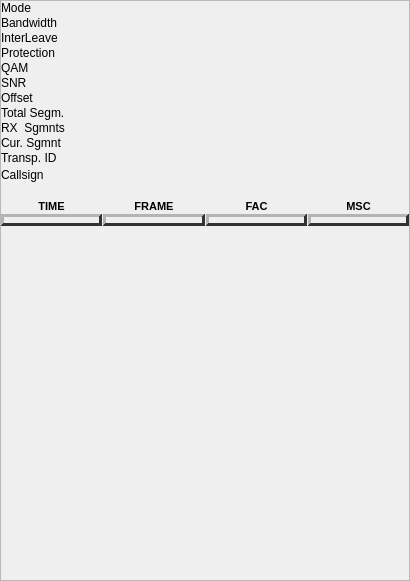
<?xml version="1.0" encoding="UTF-8"?>
<ui version="4.0">
 <class>drmStatusFrame</class>
 <widget class="QFrame" name="drmStatusFrame">
  <property name="geometry">
   <rect>
    <x>0</x>
    <y>0</y>
    <width>410</width>
    <height>581</height>
   </rect>
  </property>
  <property name="windowTitle">
   <string>Frame</string>
  </property>
  <property name="frameShape">
   <enum>QFrame::StyledPanel</enum>
  </property>
  <property name="frameShadow">
   <enum>QFrame::Raised</enum>
  </property>
  <layout class="QVBoxLayout" name="verticalLayout">
   <property name="spacing">
    <number>1</number>
   </property>
   <property name="leftMargin">
    <number>0</number>
   </property>
   <property name="topMargin">
    <number>0</number>
   </property>
   <property name="rightMargin">
    <number>0</number>
   </property>
   <property name="bottomMargin">
    <number>0</number>
   </property>
   <item>
    <layout class="QGridLayout" name="gridLayout">
     <property name="spacing">
      <number>1</number>
     </property>
     <item row="1" column="0">
      <widget class="QLabel" name="bandwidthLabel">
       <property name="text">
        <string>Bandwidth</string>
       </property>
      </widget>
     </item>
     <item row="3" column="0">
      <widget class="QLabel" name="protectionLabel">
       <property name="text">
        <string>Protection</string>
       </property>
      </widget>
     </item>
     <item row="2" column="0">
      <widget class="QLabel" name="interleaveLabel">
       <property name="text">
        <string>InterLeave</string>
       </property>
      </widget>
     </item>
     <item row="4" column="0">
      <widget class="QLabel" name="qamLabel">
       <property name="text">
        <string>QAM</string>
       </property>
      </widget>
     </item>
     <item row="8" column="1">
      <widget class="QLabel" name="rxSegmentsEdit">
       <property name="minimumSize">
        <size>
         <width>40</width>
         <height>0</height>
        </size>
       </property>
       <property name="text">
        <string/>
       </property>
      </widget>
     </item>
     <item row="8" column="0">
      <widget class="QLabel" name="rxSegmentsLabel">
       <property name="text">
        <string>RX  Sgmnts</string>
       </property>
      </widget>
     </item>
     <item row="1" column="1">
      <widget class="QLabel" name="bandwidthEdit">
       <property name="minimumSize">
        <size>
         <width>40</width>
         <height>0</height>
        </size>
       </property>
       <property name="text">
        <string/>
       </property>
      </widget>
     </item>
     <item row="6" column="0">
      <widget class="QLabel" name="offsetLabel">
       <property name="text">
        <string>Offset</string>
       </property>
      </widget>
     </item>
     <item row="0" column="0">
      <widget class="QLabel" name="modeLabel">
       <property name="text">
        <string>Mode</string>
       </property>
      </widget>
     </item>
     <item row="0" column="1">
      <widget class="QLabel" name="modeEdit">
       <property name="minimumSize">
        <size>
         <width>40</width>
         <height>0</height>
        </size>
       </property>
       <property name="text">
        <string/>
       </property>
      </widget>
     </item>
     <item row="5" column="1">
      <widget class="QLabel" name="snrEdit">
       <property name="minimumSize">
        <size>
         <width>40</width>
         <height>0</height>
        </size>
       </property>
       <property name="text">
        <string/>
       </property>
      </widget>
     </item>
     <item row="4" column="1">
      <widget class="QLabel" name="qamEdit">
       <property name="minimumSize">
        <size>
         <width>40</width>
         <height>0</height>
        </size>
       </property>
       <property name="text">
        <string/>
       </property>
      </widget>
     </item>
     <item row="5" column="0">
      <widget class="QLabel" name="snrLabel">
       <property name="text">
        <string>SNR</string>
       </property>
      </widget>
     </item>
     <item row="3" column="1">
      <widget class="QLabel" name="protectionEdit">
       <property name="minimumSize">
        <size>
         <width>40</width>
         <height>0</height>
        </size>
       </property>
       <property name="text">
        <string/>
       </property>
      </widget>
     </item>
     <item row="7" column="0">
      <widget class="QLabel" name="totalSegmentsLabel">
       <property name="text">
        <string>Total Segm.</string>
       </property>
      </widget>
     </item>
     <item row="2" column="1">
      <widget class="QLabel" name="interleaveEdit">
       <property name="minimumSize">
        <size>
         <width>40</width>
         <height>0</height>
        </size>
       </property>
       <property name="text">
        <string/>
       </property>
      </widget>
     </item>
     <item row="7" column="1">
      <widget class="QLabel" name="totalSegmentsEdit">
       <property name="minimumSize">
        <size>
         <width>40</width>
         <height>0</height>
        </size>
       </property>
       <property name="text">
        <string/>
       </property>
      </widget>
     </item>
     <item row="6" column="1">
      <widget class="QLabel" name="offsetEdit">
       <property name="minimumSize">
        <size>
         <width>40</width>
         <height>0</height>
        </size>
       </property>
       <property name="text">
        <string/>
       </property>
      </widget>
     </item>
     <item row="9" column="0">
      <widget class="QLabel" name="curSegmentLabel">
       <property name="text">
        <string>Cur. Sgmnt</string>
       </property>
      </widget>
     </item>
     <item row="9" column="1">
      <widget class="QLabel" name="currentSegmentEdit">
       <property name="minimumSize">
        <size>
         <width>40</width>
         <height>0</height>
        </size>
       </property>
       <property name="text">
        <string/>
       </property>
      </widget>
     </item>
     <item row="10" column="1">
      <widget class="QLabel" name="transportIDEdit">
       <property name="minimumSize">
        <size>
         <width>40</width>
         <height>0</height>
        </size>
       </property>
       <property name="text">
        <string/>
       </property>
      </widget>
     </item>
     <item row="10" column="0">
      <widget class="QLabel" name="transportIDLabel">
       <property name="text">
        <string>Transp. ID</string>
       </property>
      </widget>
     </item>
     <item row="11" column="0">
      <widget class="QLabel" name="callsignLabel">
       <property name="text">
        <string>Callsign</string>
       </property>
      </widget>
     </item>
     <item row="11" column="1">
      <widget class="QLabel" name="callEdit">
       <property name="font">
        <font>
         <pointsize>12</pointsize>
         <weight>75</weight>
         <bold>true</bold>
        </font>
       </property>
       <property name="text">
        <string/>
       </property>
       <property name="alignment">
        <set>Qt::AlignCenter</set>
       </property>
      </widget>
     </item>
    </layout>
   </item>
   <item>
    <widget class="drmSegmentsView" name="blocksReceivedLabel">
     <property name="autoFillBackground">
      <bool>false</bool>
     </property>
     <property name="text">
      <string/>
     </property>
    </widget>
   </item>
   <item>
    <layout class="QHBoxLayout" name="horizontalLayout_2">
     <property name="spacing">
      <number>2</number>
     </property>
     <item>
      <layout class="QGridLayout" name="gridLayout_2">
       <property name="spacing">
        <number>1</number>
       </property>
       <item row="0" column="0">
        <widget class="QLabel" name="timeLEDLabel">
         <property name="font">
          <font>
           <pointsize>8</pointsize>
           <weight>75</weight>
           <bold>true</bold>
          </font>
         </property>
         <property name="text">
          <string>TIME</string>
         </property>
         <property name="alignment">
          <set>Qt::AlignCenter</set>
         </property>
        </widget>
       </item>
       <item row="0" column="1">
        <widget class="QLabel" name="frameLedLabel">
         <property name="font">
          <font>
           <pointsize>8</pointsize>
           <weight>75</weight>
           <bold>true</bold>
          </font>
         </property>
         <property name="text">
          <string>FRAME</string>
         </property>
         <property name="alignment">
          <set>Qt::AlignCenter</set>
         </property>
        </widget>
       </item>
       <item row="0" column="2">
        <widget class="QLabel" name="facLEDLabel">
         <property name="font">
          <font>
           <pointsize>8</pointsize>
           <weight>75</weight>
           <bold>true</bold>
          </font>
         </property>
         <property name="text">
          <string>FAC</string>
         </property>
         <property name="alignment">
          <set>Qt::AlignCenter</set>
         </property>
        </widget>
       </item>
       <item row="0" column="3">
        <widget class="QLabel" name="mscLEDLabel">
         <property name="minimumSize">
          <size>
           <width>40</width>
           <height>0</height>
          </size>
         </property>
         <property name="font">
          <font>
           <pointsize>8</pointsize>
           <weight>75</weight>
           <bold>true</bold>
          </font>
         </property>
         <property name="text">
          <string>MSC</string>
         </property>
         <property name="alignment">
          <set>Qt::AlignCenter</set>
         </property>
        </widget>
       </item>
       <item row="1" column="0">
        <widget class="QLabel" name="timeLED">
         <property name="minimumSize">
          <size>
           <width>50</width>
           <height>12</height>
          </size>
         </property>
         <property name="maximumSize">
          <size>
           <width>1000</width>
           <height>12</height>
          </size>
         </property>
         <property name="palette">
          <palette>
           <active>
            <colorrole role="WindowText">
             <brush brushstyle="SolidPattern">
              <color alpha="255">
               <red>76</red>
               <green>76</green>
               <blue>76</blue>
              </color>
             </brush>
            </colorrole>
            <colorrole role="Light">
             <brush brushstyle="SolidPattern">
              <color alpha="255">
               <red>180</red>
               <green>180</green>
               <blue>180</blue>
              </color>
             </brush>
            </colorrole>
            <colorrole role="Dark">
             <brush brushstyle="SolidPattern">
              <color alpha="255">
               <red>50</red>
               <green>50</green>
               <blue>50</blue>
              </color>
             </brush>
            </colorrole>
            <colorrole role="Text">
             <brush brushstyle="SolidPattern">
              <color alpha="255">
               <red>60</red>
               <green>60</green>
               <blue>60</blue>
              </color>
             </brush>
            </colorrole>
            <colorrole role="ButtonText">
             <brush brushstyle="SolidPattern">
              <color alpha="255">
               <red>76</red>
               <green>76</green>
               <blue>76</blue>
              </color>
             </brush>
            </colorrole>
           </active>
           <inactive>
            <colorrole role="WindowText">
             <brush brushstyle="SolidPattern">
              <color alpha="255">
               <red>76</red>
               <green>76</green>
               <blue>76</blue>
              </color>
             </brush>
            </colorrole>
            <colorrole role="Light">
             <brush brushstyle="SolidPattern">
              <color alpha="255">
               <red>180</red>
               <green>180</green>
               <blue>180</blue>
              </color>
             </brush>
            </colorrole>
            <colorrole role="Dark">
             <brush brushstyle="SolidPattern">
              <color alpha="255">
               <red>50</red>
               <green>50</green>
               <blue>50</blue>
              </color>
             </brush>
            </colorrole>
            <colorrole role="Text">
             <brush brushstyle="SolidPattern">
              <color alpha="255">
               <red>60</red>
               <green>60</green>
               <blue>60</blue>
              </color>
             </brush>
            </colorrole>
            <colorrole role="ButtonText">
             <brush brushstyle="SolidPattern">
              <color alpha="255">
               <red>76</red>
               <green>76</green>
               <blue>76</blue>
              </color>
             </brush>
            </colorrole>
           </inactive>
           <disabled>
            <colorrole role="WindowText">
             <brush brushstyle="SolidPattern">
              <color alpha="255">
               <red>50</red>
               <green>50</green>
               <blue>50</blue>
              </color>
             </brush>
            </colorrole>
            <colorrole role="Light">
             <brush brushstyle="SolidPattern">
              <color alpha="255">
               <red>180</red>
               <green>180</green>
               <blue>180</blue>
              </color>
             </brush>
            </colorrole>
            <colorrole role="Dark">
             <brush brushstyle="SolidPattern">
              <color alpha="255">
               <red>50</red>
               <green>50</green>
               <blue>50</blue>
              </color>
             </brush>
            </colorrole>
            <colorrole role="Text">
             <brush brushstyle="SolidPattern">
              <color alpha="255">
               <red>50</red>
               <green>50</green>
               <blue>50</blue>
              </color>
             </brush>
            </colorrole>
            <colorrole role="ButtonText">
             <brush brushstyle="SolidPattern">
              <color alpha="255">
               <red>50</red>
               <green>50</green>
               <blue>50</blue>
              </color>
             </brush>
            </colorrole>
           </disabled>
          </palette>
         </property>
         <property name="font">
          <font>
           <pointsize>8</pointsize>
           <weight>75</weight>
           <italic>false</italic>
           <bold>true</bold>
          </font>
         </property>
         <property name="autoFillBackground">
          <bool>true</bool>
         </property>
         <property name="frameShape">
          <enum>QFrame::Panel</enum>
         </property>
         <property name="frameShadow">
          <enum>QFrame::Raised</enum>
         </property>
         <property name="lineWidth">
          <number>3</number>
         </property>
         <property name="text">
          <string/>
         </property>
         <property name="alignment">
          <set>Qt::AlignCenter</set>
         </property>
        </widget>
       </item>
       <item row="1" column="1">
        <widget class="QLabel" name="frameLED">
         <property name="minimumSize">
          <size>
           <width>50</width>
           <height>12</height>
          </size>
         </property>
         <property name="maximumSize">
          <size>
           <width>1000</width>
           <height>12</height>
          </size>
         </property>
         <property name="palette">
          <palette>
           <active>
            <colorrole role="WindowText">
             <brush brushstyle="SolidPattern">
              <color alpha="255">
               <red>76</red>
               <green>76</green>
               <blue>76</blue>
              </color>
             </brush>
            </colorrole>
            <colorrole role="Light">
             <brush brushstyle="SolidPattern">
              <color alpha="255">
               <red>180</red>
               <green>180</green>
               <blue>180</blue>
              </color>
             </brush>
            </colorrole>
            <colorrole role="Dark">
             <brush brushstyle="SolidPattern">
              <color alpha="255">
               <red>50</red>
               <green>50</green>
               <blue>50</blue>
              </color>
             </brush>
            </colorrole>
            <colorrole role="Text">
             <brush brushstyle="SolidPattern">
              <color alpha="255">
               <red>60</red>
               <green>60</green>
               <blue>60</blue>
              </color>
             </brush>
            </colorrole>
            <colorrole role="ButtonText">
             <brush brushstyle="SolidPattern">
              <color alpha="255">
               <red>76</red>
               <green>76</green>
               <blue>76</blue>
              </color>
             </brush>
            </colorrole>
           </active>
           <inactive>
            <colorrole role="WindowText">
             <brush brushstyle="SolidPattern">
              <color alpha="255">
               <red>76</red>
               <green>76</green>
               <blue>76</blue>
              </color>
             </brush>
            </colorrole>
            <colorrole role="Light">
             <brush brushstyle="SolidPattern">
              <color alpha="255">
               <red>180</red>
               <green>180</green>
               <blue>180</blue>
              </color>
             </brush>
            </colorrole>
            <colorrole role="Dark">
             <brush brushstyle="SolidPattern">
              <color alpha="255">
               <red>50</red>
               <green>50</green>
               <blue>50</blue>
              </color>
             </brush>
            </colorrole>
            <colorrole role="Text">
             <brush brushstyle="SolidPattern">
              <color alpha="255">
               <red>60</red>
               <green>60</green>
               <blue>60</blue>
              </color>
             </brush>
            </colorrole>
            <colorrole role="ButtonText">
             <brush brushstyle="SolidPattern">
              <color alpha="255">
               <red>76</red>
               <green>76</green>
               <blue>76</blue>
              </color>
             </brush>
            </colorrole>
           </inactive>
           <disabled>
            <colorrole role="WindowText">
             <brush brushstyle="SolidPattern">
              <color alpha="255">
               <red>50</red>
               <green>50</green>
               <blue>50</blue>
              </color>
             </brush>
            </colorrole>
            <colorrole role="Light">
             <brush brushstyle="SolidPattern">
              <color alpha="255">
               <red>180</red>
               <green>180</green>
               <blue>180</blue>
              </color>
             </brush>
            </colorrole>
            <colorrole role="Dark">
             <brush brushstyle="SolidPattern">
              <color alpha="255">
               <red>50</red>
               <green>50</green>
               <blue>50</blue>
              </color>
             </brush>
            </colorrole>
            <colorrole role="Text">
             <brush brushstyle="SolidPattern">
              <color alpha="255">
               <red>50</red>
               <green>50</green>
               <blue>50</blue>
              </color>
             </brush>
            </colorrole>
            <colorrole role="ButtonText">
             <brush brushstyle="SolidPattern">
              <color alpha="255">
               <red>50</red>
               <green>50</green>
               <blue>50</blue>
              </color>
             </brush>
            </colorrole>
           </disabled>
          </palette>
         </property>
         <property name="font">
          <font>
           <pointsize>8</pointsize>
           <weight>75</weight>
           <italic>false</italic>
           <bold>true</bold>
          </font>
         </property>
         <property name="autoFillBackground">
          <bool>true</bool>
         </property>
         <property name="frameShape">
          <enum>QFrame::Panel</enum>
         </property>
         <property name="frameShadow">
          <enum>QFrame::Raised</enum>
         </property>
         <property name="lineWidth">
          <number>3</number>
         </property>
         <property name="text">
          <string/>
         </property>
         <property name="alignment">
          <set>Qt::AlignCenter</set>
         </property>
        </widget>
       </item>
       <item row="1" column="2">
        <widget class="QLabel" name="facLED">
         <property name="minimumSize">
          <size>
           <width>50</width>
           <height>12</height>
          </size>
         </property>
         <property name="maximumSize">
          <size>
           <width>1000</width>
           <height>12</height>
          </size>
         </property>
         <property name="palette">
          <palette>
           <active>
            <colorrole role="WindowText">
             <brush brushstyle="SolidPattern">
              <color alpha="255">
               <red>76</red>
               <green>76</green>
               <blue>76</blue>
              </color>
             </brush>
            </colorrole>
            <colorrole role="Light">
             <brush brushstyle="SolidPattern">
              <color alpha="255">
               <red>180</red>
               <green>180</green>
               <blue>180</blue>
              </color>
             </brush>
            </colorrole>
            <colorrole role="Dark">
             <brush brushstyle="SolidPattern">
              <color alpha="255">
               <red>50</red>
               <green>50</green>
               <blue>50</blue>
              </color>
             </brush>
            </colorrole>
            <colorrole role="Text">
             <brush brushstyle="SolidPattern">
              <color alpha="255">
               <red>60</red>
               <green>60</green>
               <blue>60</blue>
              </color>
             </brush>
            </colorrole>
            <colorrole role="ButtonText">
             <brush brushstyle="SolidPattern">
              <color alpha="255">
               <red>76</red>
               <green>76</green>
               <blue>76</blue>
              </color>
             </brush>
            </colorrole>
           </active>
           <inactive>
            <colorrole role="WindowText">
             <brush brushstyle="SolidPattern">
              <color alpha="255">
               <red>76</red>
               <green>76</green>
               <blue>76</blue>
              </color>
             </brush>
            </colorrole>
            <colorrole role="Light">
             <brush brushstyle="SolidPattern">
              <color alpha="255">
               <red>180</red>
               <green>180</green>
               <blue>180</blue>
              </color>
             </brush>
            </colorrole>
            <colorrole role="Dark">
             <brush brushstyle="SolidPattern">
              <color alpha="255">
               <red>50</red>
               <green>50</green>
               <blue>50</blue>
              </color>
             </brush>
            </colorrole>
            <colorrole role="Text">
             <brush brushstyle="SolidPattern">
              <color alpha="255">
               <red>60</red>
               <green>60</green>
               <blue>60</blue>
              </color>
             </brush>
            </colorrole>
            <colorrole role="ButtonText">
             <brush brushstyle="SolidPattern">
              <color alpha="255">
               <red>76</red>
               <green>76</green>
               <blue>76</blue>
              </color>
             </brush>
            </colorrole>
           </inactive>
           <disabled>
            <colorrole role="WindowText">
             <brush brushstyle="SolidPattern">
              <color alpha="255">
               <red>50</red>
               <green>50</green>
               <blue>50</blue>
              </color>
             </brush>
            </colorrole>
            <colorrole role="Light">
             <brush brushstyle="SolidPattern">
              <color alpha="255">
               <red>180</red>
               <green>180</green>
               <blue>180</blue>
              </color>
             </brush>
            </colorrole>
            <colorrole role="Dark">
             <brush brushstyle="SolidPattern">
              <color alpha="255">
               <red>50</red>
               <green>50</green>
               <blue>50</blue>
              </color>
             </brush>
            </colorrole>
            <colorrole role="Text">
             <brush brushstyle="SolidPattern">
              <color alpha="255">
               <red>50</red>
               <green>50</green>
               <blue>50</blue>
              </color>
             </brush>
            </colorrole>
            <colorrole role="ButtonText">
             <brush brushstyle="SolidPattern">
              <color alpha="255">
               <red>50</red>
               <green>50</green>
               <blue>50</blue>
              </color>
             </brush>
            </colorrole>
           </disabled>
          </palette>
         </property>
         <property name="font">
          <font>
           <pointsize>8</pointsize>
           <weight>75</weight>
           <italic>false</italic>
           <bold>true</bold>
          </font>
         </property>
         <property name="autoFillBackground">
          <bool>true</bool>
         </property>
         <property name="frameShape">
          <enum>QFrame::Panel</enum>
         </property>
         <property name="frameShadow">
          <enum>QFrame::Raised</enum>
         </property>
         <property name="lineWidth">
          <number>3</number>
         </property>
         <property name="text">
          <string/>
         </property>
         <property name="alignment">
          <set>Qt::AlignCenter</set>
         </property>
        </widget>
       </item>
       <item row="1" column="3">
        <widget class="QLabel" name="mscLED">
         <property name="minimumSize">
          <size>
           <width>50</width>
           <height>12</height>
          </size>
         </property>
         <property name="maximumSize">
          <size>
           <width>1000</width>
           <height>12</height>
          </size>
         </property>
         <property name="palette">
          <palette>
           <active>
            <colorrole role="WindowText">
             <brush brushstyle="SolidPattern">
              <color alpha="255">
               <red>76</red>
               <green>76</green>
               <blue>76</blue>
              </color>
             </brush>
            </colorrole>
            <colorrole role="Light">
             <brush brushstyle="SolidPattern">
              <color alpha="255">
               <red>180</red>
               <green>180</green>
               <blue>180</blue>
              </color>
             </brush>
            </colorrole>
            <colorrole role="Dark">
             <brush brushstyle="SolidPattern">
              <color alpha="255">
               <red>50</red>
               <green>50</green>
               <blue>50</blue>
              </color>
             </brush>
            </colorrole>
            <colorrole role="Text">
             <brush brushstyle="SolidPattern">
              <color alpha="255">
               <red>60</red>
               <green>60</green>
               <blue>60</blue>
              </color>
             </brush>
            </colorrole>
            <colorrole role="ButtonText">
             <brush brushstyle="SolidPattern">
              <color alpha="255">
               <red>76</red>
               <green>76</green>
               <blue>76</blue>
              </color>
             </brush>
            </colorrole>
           </active>
           <inactive>
            <colorrole role="WindowText">
             <brush brushstyle="SolidPattern">
              <color alpha="255">
               <red>76</red>
               <green>76</green>
               <blue>76</blue>
              </color>
             </brush>
            </colorrole>
            <colorrole role="Light">
             <brush brushstyle="SolidPattern">
              <color alpha="255">
               <red>180</red>
               <green>180</green>
               <blue>180</blue>
              </color>
             </brush>
            </colorrole>
            <colorrole role="Dark">
             <brush brushstyle="SolidPattern">
              <color alpha="255">
               <red>50</red>
               <green>50</green>
               <blue>50</blue>
              </color>
             </brush>
            </colorrole>
            <colorrole role="Text">
             <brush brushstyle="SolidPattern">
              <color alpha="255">
               <red>60</red>
               <green>60</green>
               <blue>60</blue>
              </color>
             </brush>
            </colorrole>
            <colorrole role="ButtonText">
             <brush brushstyle="SolidPattern">
              <color alpha="255">
               <red>76</red>
               <green>76</green>
               <blue>76</blue>
              </color>
             </brush>
            </colorrole>
           </inactive>
           <disabled>
            <colorrole role="WindowText">
             <brush brushstyle="SolidPattern">
              <color alpha="255">
               <red>50</red>
               <green>50</green>
               <blue>50</blue>
              </color>
             </brush>
            </colorrole>
            <colorrole role="Light">
             <brush brushstyle="SolidPattern">
              <color alpha="255">
               <red>180</red>
               <green>180</green>
               <blue>180</blue>
              </color>
             </brush>
            </colorrole>
            <colorrole role="Dark">
             <brush brushstyle="SolidPattern">
              <color alpha="255">
               <red>50</red>
               <green>50</green>
               <blue>50</blue>
              </color>
             </brush>
            </colorrole>
            <colorrole role="Text">
             <brush brushstyle="SolidPattern">
              <color alpha="255">
               <red>50</red>
               <green>50</green>
               <blue>50</blue>
              </color>
             </brush>
            </colorrole>
            <colorrole role="ButtonText">
             <brush brushstyle="SolidPattern">
              <color alpha="255">
               <red>50</red>
               <green>50</green>
               <blue>50</blue>
              </color>
             </brush>
            </colorrole>
           </disabled>
          </palette>
         </property>
         <property name="font">
          <font>
           <pointsize>8</pointsize>
           <weight>75</weight>
           <italic>false</italic>
           <bold>true</bold>
          </font>
         </property>
         <property name="autoFillBackground">
          <bool>true</bool>
         </property>
         <property name="frameShape">
          <enum>QFrame::Panel</enum>
         </property>
         <property name="frameShadow">
          <enum>QFrame::Raised</enum>
         </property>
         <property name="lineWidth">
          <number>3</number>
         </property>
         <property name="text">
          <string/>
         </property>
         <property name="alignment">
          <set>Qt::AlignCenter</set>
         </property>
        </widget>
       </item>
      </layout>
     </item>
    </layout>
   </item>
   <item>
    <spacer name="verticalSpacer">
     <property name="orientation">
      <enum>Qt::Vertical</enum>
     </property>
     <property name="sizeHint" stdset="0">
      <size>
       <width>20</width>
       <height>0</height>
      </size>
     </property>
    </spacer>
   </item>
  </layout>
 </widget>
 <customwidgets>
  <customwidget>
   <class>drmSegmentsView</class>
   <extends>QLabel</extends>
   <header>drmsegmentsview.h</header>
  </customwidget>
 </customwidgets>
 <resources/>
 <connections/>
</ui>
